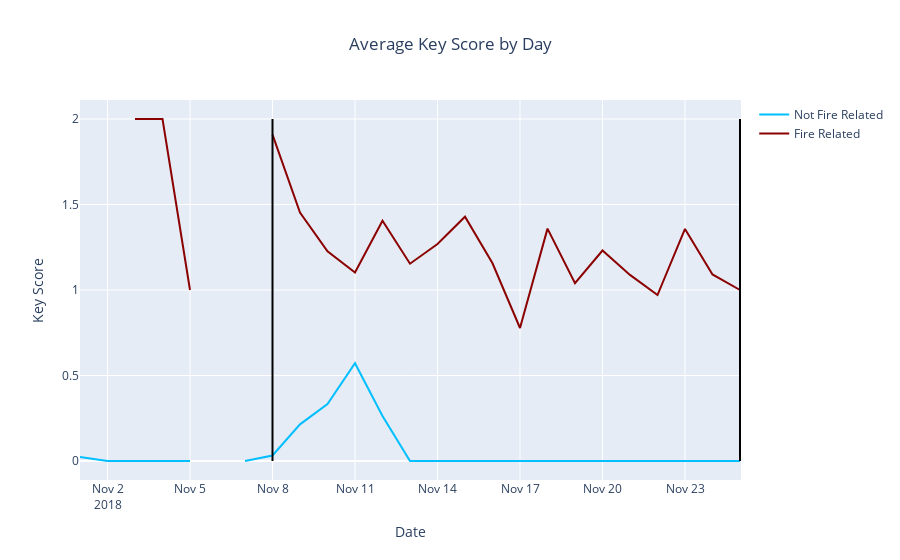

Notebook source saved alongside this figure:
### Code cell
# Key score by day via plotly
# Vertical lines are the dates the fire began and ended
fig = go.Figure()
fig.add_trace(go.Scatter(x=avg_key_day.index, y=avg_key_day['Not Fire Related'], 
                         name='Not Fire Related', line_color='deepskyblue'))
fig.add_trace(go.Scatter(x=avg_key_day.index, y=avg_key_day['Fire Related'],
                        name='Fire Related', line_color='darkred'))
fig.update_layout(title_text='Average Key Score by Day')
fig.update(layout=dict(title=dict(x=0.5)))
fig.update_layout(xaxis=dict(title = 'Date'))
fig.update_layout(yaxis=dict(title = 'Key Score'))
fig.add_shape(dict(type='line',
                  x0='2018-11-08', x1='2018-11-08',
                  y0=0, y1=2, line=dict(color='Black')))
fig.add_shape(dict(type='line',
                  x0='2018-11-25', x1='2018-11-25',
                  y0=0, y1=2, line=dict(color='Black')))
fig.show()

### Figure 1 — Plotly figure (JSON) as saved in the notebook; plotly's stock layout.template omitted (floating-point values rounded to 4 significant figures)
{"data": [{"line": {"color": "deepskyblue"}, "name": "Not Fire Related", "type": "scatter", "x": ["2018-11-01T00:00:00+00:00", "2018-11-02T00:00:00+00:00", "2018-11-03T00:00:00+00:00", "2018-11-04T00:00:00+00:00", "2018-11-05T00:00:00+00:00", "2018-11-06T00:00:00+00:00", "2018-11-07T00:00:00+00:00", "2018-11-08T00:00:00+00:00", "2018-11-09T00:00:00+00:00", "2018-11-10T00:00:00+00:00", "2018-11-11T00:00:00+00:00", "2018-11-12T00:00:00+00:00", "2018-11-13T00:00:00+00:00", "2018-11-14T00:00:00+00:00", "2018-11-15T00:00:00+00:00", "2018-11-16T00:00:00+00:00", "2018-11-17T00:00:00+00:00", "2018-11-18T00:00:00+00:00", "2018-11-19T00:00:00+00:00", "2018-11-20T00:00:00+00:00", "2018-11-21T00:00:00+00:00", "2018-11-22T00:00:00+00:00", "2018-11-23T00:00:00+00:00", "2018-11-24T00:00:00+00:00", "2018-11-25T00:00:00+00:00"], "y": [0.02381, 0, 0, 0, 0, null, 0, 0.03226, 0.2143, 0.3333, 0.5714, 0.2632, 0, 0, 0, 0, 0, 0, 0, 0, 0, 0, 0, 0, 0]}, {"line": {"color": "darkred"}, "name": "Fire Related", "type": "scatter", "x": ["2018-11-01T00:00:00+00:00", "2018-11-02T00:00:00+00:00", "2018-11-03T00:00:00+00:00", "2018-11-04T00:00:00+00:00", "2018-11-05T00:00:00+00:00", "2018-11-06T00:00:00+00:00", "2018-11-07T00:00:00+00:00", "2018-11-08T00:00:00+00:00", "2018-11-09T00:00:00+00:00", "2018-11-10T00:00:00+00:00", "2018-11-11T00:00:00+00:00", "2018-11-12T00:00:00+00:00", "2018-11-13T00:00:00+00:00", "2018-11-14T00:00:00+00:00", "2018-11-15T00:00:00+00:00", "2018-11-16T00:00:00+00:00", "2018-11-17T00:00:00+00:00", "2018-11-18T00:00:00+00:00", "2018-11-19T00:00:00+00:00", "2018-11-20T00:00:00+00:00", "2018-11-21T00:00:00+00:00", "2018-11-22T00:00:00+00:00", "2018-11-23T00:00:00+00:00", "2018-11-24T00:00:00+00:00", "2018-11-25T00:00:00+00:00"], "y": [0, null, 2, 2, 1, null, null, 1.909, 1.453, 1.226, 1.102, 1.405, 1.154, 1.269, 1.429, 1.156, 0.7778, 1.359, 1.04, 1.231, 1.088, 0.9706, 1.357, 1.091, 1]}], "layout": {"shapes": [{"line": {"color": "Black"}, "type": "line", "x0": "2018-11-08", "x1": "2018-11-08", "y0": 0, "y1": 2}, {"line": {"color": "Black"}, "type": "line", "x0": "2018-11-25", "x1": "2018-11-25", "y0": 0, "y1": 2}], "title": {"text": "Average Key Score by Day", "x": 0.5}, "xaxis": {"title": {"text": "Date"}}, "yaxis": {"title": {"text": "Key Score"}}}}
